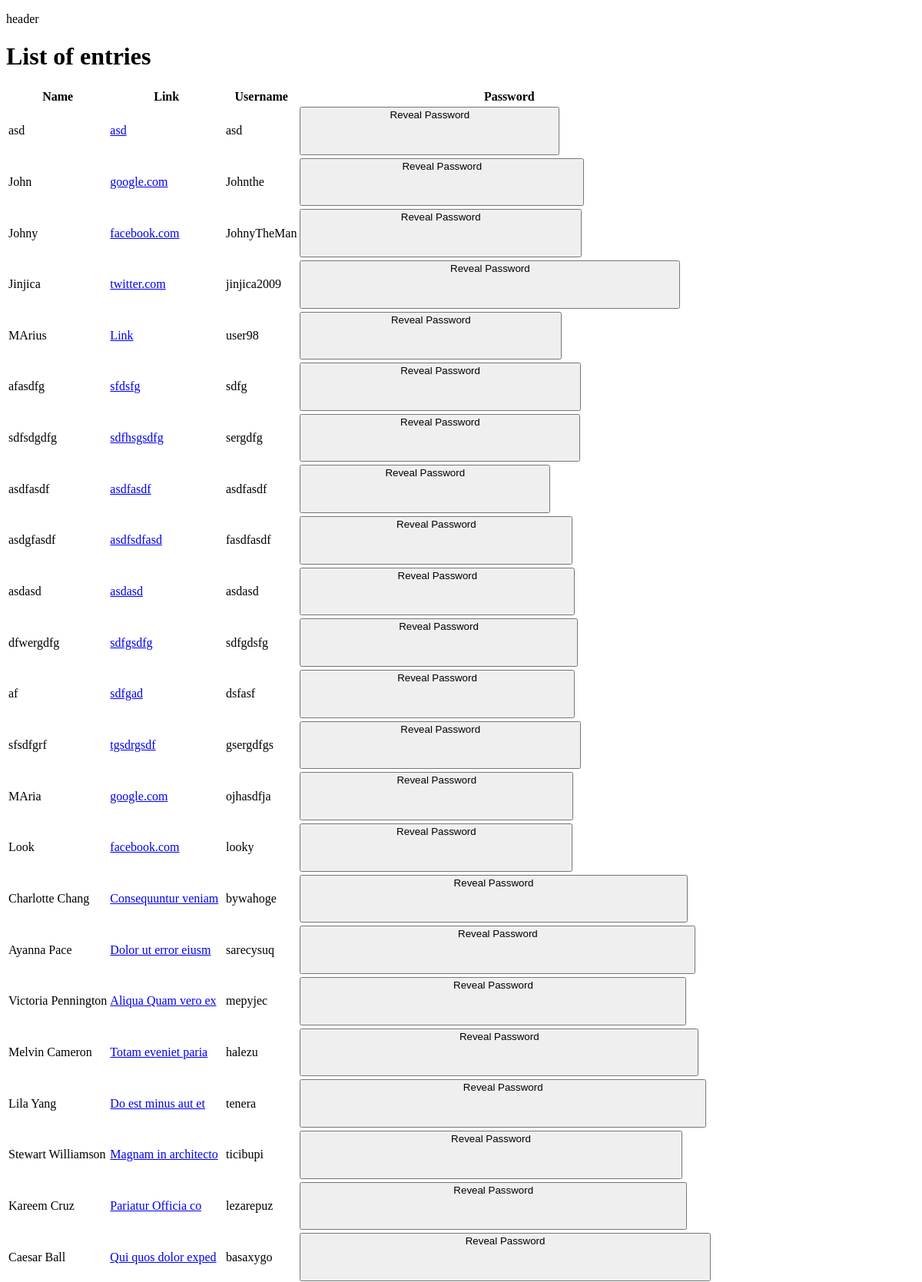
The page / (signed in, upper part) on the database its author committed.
### tables this page shows
CREATE TABLE 'data' ('id' INTEGER NOT NULL, 'username' TEXT NOT NULL, 'name' TEXT NOT NULL, 'link' TEXT NOT NULL, 'hash' TEXT NOT NULL);

### app.py (the view, shortened to what this page needs)
@app.route("/", methods=["GET", "POST"])
@login_required
def index():
    db = SQL("sqlite:///passwordmanager.db")
    user_id = session["user_id"]
    if request.method == "GET":
        data = db.execute("SELECT * FROM data WHERE id=:id", id=user_id)
        data_json = data
        password = session["user_pass"]
        return render_template("index.html", dataFromFlask=data_json, dataR=password)

### app.py (called while the page is built)
@app.after_request
def after_request(response):
    response.headers["Cache-Control"] = "no-cache, no-store, must-revalidate"
    response.headers["Expires"] = 0
    response.headers["Pragma"] = "no-cache"
    return response

### helpers.py (called while the page is built)
def login_required(f):
    @wraps(f)
    def decorated_function(*args, **kwargs):
        if session.get("user_id") is None:
            return redirect("/login")
        return f(*args, **kwargs)
    return decorated_function

### templates/index.html (shortened to what this page needs)
{% extends "base.html" %} {% block title %} Index {% endblock %} {% block main
%}
<h1>List of entries</h1>
<div>
  <table id="list-entries">
    <tr>
      <th>Name</th>
      <th>Link</th>
      <th>Username</th>
      <th>Password</th>
    </tr>
    {% for i in dataFromFlask %}
    <tr>
      <td>{{ i['name'] }}</td>
      <td> <a target="_blank" href="{{ i['link'] }}">{{ i['link'] }}</a></td>
      <td class="username-td">{{ i['username'] }}</td>
      <td class="password-td"> <button>Reveal Password<p class="is-hidden">{{ i['hash'] }}</p></button></td>
    </tr>
    {% endfor %}
  </table>
</div>
{% endblock %}

### templates/base.html (shortened to what this page needs)
<!DOCTYPE html>
<html lang="en">
  <head>
    <link
      rel="stylesheet"
      href="{{ url_for('static', filename='css/stylepop.css') }}"
    />
  </head>
  <body>
    <header>
      <p>header</p>
    </header>
    {% block main %} {% endblock%}
  </body>
</html>

### rows shown on the page
data: name "asd", link "asd", username "asd"
data: name "John", link "google.com", username "Johnthe"
data: name "Johny", link "facebook.com", username "JohnyTheMan"
data: name "Jinjica", link "twitter.com", username "jinjica2009"
data: name "MArius", link "Link", username "user98"
data: name "afasdfg", link "sfdsfg", username "sdfg"
data: name "sdfsdgdfg", link "sdfhsgsdfg", username "sergdfg"
data: name "asdfasdf", link "asdfasdf", username "asdfasdf"
data: name "asdgfasdf", link "asdfsdfasd", username "fasdfasdf"
data: name "asdasd", link "asdasd", username "asdasd"
data: name "dfwergdfg", link "sdfgsdfg", username "sdfgdsfg"
data: name "af", link "sdfgad", username "dsfasf"
data: name "sfsdfgrf", link "tgsdrgsdf", username "gsergdfgs"
data: name "MAria", link "google.com", username "ojhasdfja"
data: name "Look", link "facebook.com", username "looky"
data: name "Charlotte Chang", link "Consequuntur veniam", username "bywahoge"
data: name "Ayanna Pace", link "Dolor ut error eiusm", username "sarecysuq"
data: name "Victoria Pennington", link "Aliqua Quam vero ex", username "mepyjec"
data: name "Melvin Cameron", link "Totam eveniet paria", username "halezu"
data: name "Lila Yang", link "Do est minus aut et", username "tenera"
data: name "Stewart Williamson", link "Magnam in architecto", username "ticibupi"
data: name "Kareem Cruz", link "Pariatur Officia co", username "lezarepuz"
data: name "Caesar Ball", link "Qui quos dolor exped", username "basaxygo"
